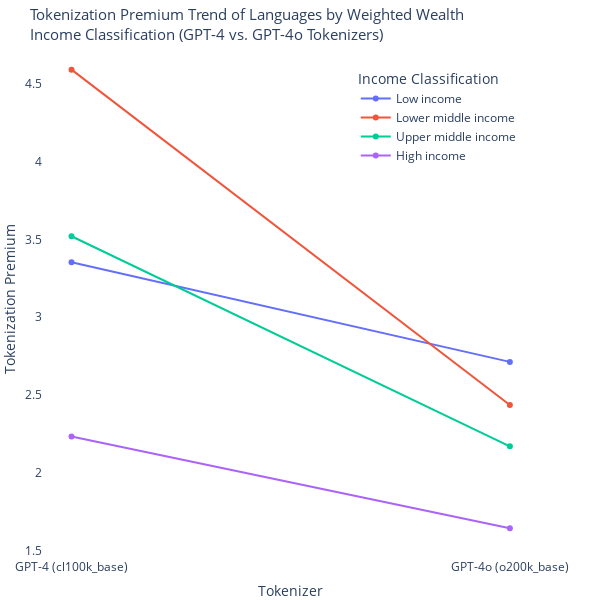

The notebook cell this image was saved under:
### Code cell
from plotly.subplots import make_subplots
import plotly.graph_objects as go

# Create subplots with secondary y-axis
fig = make_subplots(specs=[[{"secondary_y": True}]])

name_map = {
    "cl100k_base": "GPT-4 (cl100k_base)",
    "o200k_base": "GPT-4o (o200k_base)"
}

# Add lines for each income classification
for income_class, row in income_tokenizer_trend.iterrows():
    # Add trace for cl100k_base (left y-axis)
    fig.add_trace(go.Scatter(
        x=['GPT-4 (cl100k_base)', 'GPT-4o (o200k_base)'],
        y=[income_tokenizer_trend.loc[income_class, 'cl100k_base'], income_tokenizer_trend.loc[income_class, 'o200k_base']],
        mode='lines+markers',
        name=income_class
    ), secondary_y=False)

# Update layout
fig.update_layout(
    title=dict(
        text="Tokenization Premium Trend of Languages by Weighted Wealth<br>Income Classification (GPT-4 vs. GPT-4o Tokenizers)",
        font=dict(size=15),
    ),
    xaxis=dict(tickvals=[0, 1], ticktext=['GPT-4 (cl100k_base)', 'GPT-4o (o200k_base)']),
    legend_title="Income Classification",
    # font=dict(size=12),
    plot_bgcolor='white',
    width=600,
    height=600,
    legend=dict(
        orientation="v",  # Keep the legend vertical
        x=0.75,  # Move it inside the plot area on the right
        y=0.95,
        xanchor="center",
        yanchor="top",
        bgcolor="rgba(255,255,255,0.5)"  # Optional: add a semi-transparent background to the legend
    ),
    margin=dict(l=0, r=0, t=40, b=0),
    autosize=True,
)

# Set x-axis title and y-axes titles
fig.update_xaxes(title_text="Tokenizer")
fig.update_yaxes(title_text="Tokenization Premium", secondary_y=False)
fig.update_yaxes(title_text="o200k_base", secondary_y=True)

fig.write_image("../reports/tokenization-premium-trend.png", format="png", scale=4)

# Show plot
fig.show()

### Figure 1 — Plotly figure (JSON) as saved in the notebook; plotly's stock layout.template omitted (floating-point values rounded to 4 significant figures)
{"data": [{"mode": "lines+markers", "name": "Low income", "type": "scatter", "x": ["GPT-4 (cl100k_base)", "GPT-4o (o200k_base)"], "xaxis": "x", "y": [3.353, 2.713], "yaxis": "y"}, {"mode": "lines+markers", "name": "Lower middle income", "type": "scatter", "x": ["GPT-4 (cl100k_base)", "GPT-4o (o200k_base)"], "xaxis": "x", "y": [4.591, 2.436], "yaxis": "y"}, {"mode": "lines+markers", "name": "Upper middle income", "type": "scatter", "x": ["GPT-4 (cl100k_base)", "GPT-4o (o200k_base)"], "xaxis": "x", "y": [3.52, 2.17], "yaxis": "y"}, {"mode": "lines+markers", "name": "High income", "type": "scatter", "x": ["GPT-4 (cl100k_base)", "GPT-4o (o200k_base)"], "xaxis": "x", "y": [2.234, 1.643], "yaxis": "y"}], "layout": {"autosize": true, "height": 600, "legend": {"bgcolor": "rgba(255,255,255,0.5)", "orientation": "v", "title": {"text": "Income Classification"}, "x": 0.75, "xanchor": "center", "y": 0.95, "yanchor": "top"}, "margin": {"b": 0, "l": 0, "r": 0, "t": 40}, "plot_bgcolor": "white", "title": {"font": {"size": 15}, "text": "Tokenization Premium Trend of Languages by Weighted Wealth<br>Income Classification (GPT-4 vs. GPT-4o Tokenizers)"}, "width": 600, "xaxis": {"anchor": "y", "domain": [0, 0.94], "ticktext": ["GPT-4 (cl100k_base)", "GPT-4o (o200k_base)"], "tickvals": [0, 1], "title": {"text": "Tokenizer"}}, "yaxis": {"anchor": "x", "domain": [0, 1], "title": {"text": "Tokenization Premium"}}, "yaxis2": {"anchor": "x", "overlaying": "y", "side": "right", "title": {"text": "o200k_base"}}}}
